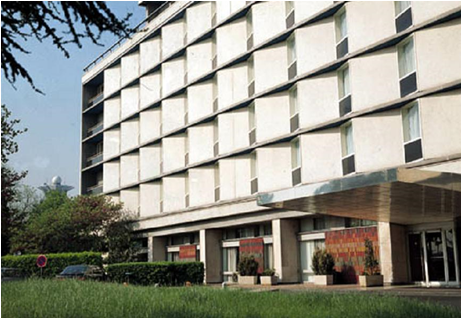
%> input picture in0996/data/predio.bmp, 461 x 318 px
$ octave q4.m   (GNU Octave 9; MATLAB toolbox functions it lacks are replaced by stand-ins)
%> lines starting %> are read from the running program, lines starting %| are printed output that depends on the picture
%% ========================================================
% [IN0996] Vis鉶 Computacional - Projeto 1
%  Quest鉶 4
%
% References:
% https://www.mathworks.com/help/images/ref/houghlines.html
%
% Aluno: Saulo Pereira (scrps@cin.ufpe.br)
% =========================================================
close all;
clear all;

%% Input data
im = im2double(rgb2gray(imread('./data/predio.bmp')));
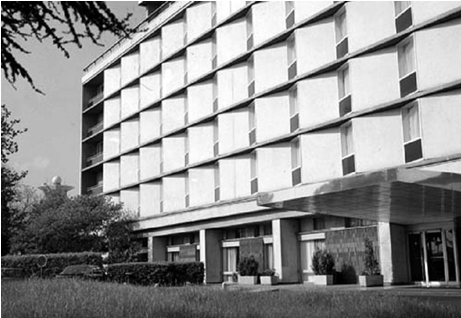
%> im: size 318x461 double; min 0, max 1, mean 0.561

%% Pre-processing (filtering and binarization)

%low pass to remove details and texture
h1 = fspecial('average', 5);
imf = conv2(im, h1);
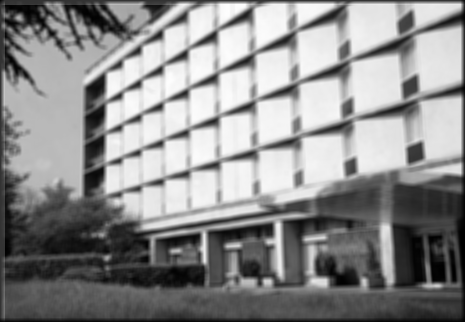
%> imf: size 322x465 double; min 0, max 0.996, mean 0.55

%% Edge detection
% Hough detector is based on voting. Non-maximum supression from Canny
% makes it suitable to work with the voting scheme.
imb = edge(imf, 'canny');
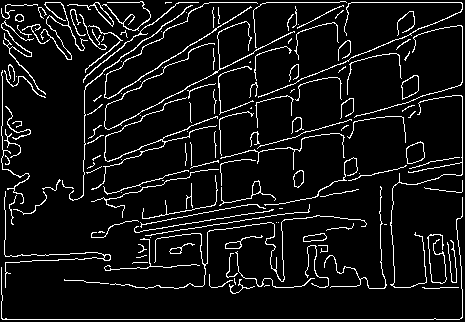
%> imb: size 322x465 logical; 8% white in thin lines or dots

% Erode to remove vertical features (optional)
% st_elem = [1 1];
% imb = imerode(imb, st_elem);

%% Line detection

[H, tta, rho] = hough(imb, 'Theta', 40:2.5:89);
%> tta = 20 values from 40 to 87.5; rho = 1131 values from -565 to 565
% figure; imshow(H, []); axis normal;
peaks = houghpeaks(H, 10);
%> peaks = [784 14; 755 12; 706 8; 806 17; 822 18; 729 10; 828 20; 686 6; 839 15]
lines = houghlines(imb, tta, rho, peaks);
%> lines = 9 lines; longest, point1 to point2 (x, y): (385, 109) to (117, 193), (349, 61) to (124, 155), (250, 8) to (108, 99), (294, 32) to (164, 100), (195, 3) to (86, 87), (283, 222) to (150, 240)

figure;
imshow(imb);
hold on;
max_len = 0;
for k = 1:length(lines)
   xy = [lines(k).point1; lines(k).point2];
   plot(xy(:,1),xy(:,2),'LineWidth',2,'Color','green');
end
%> this loop made 9 passes
%> xy on passes 1 to 9: [385 109; 117 193], [349 61; 124 155], [250 8; 108 99], [462 163; 400 174], [220 206; 115 225], [283 222; 150 240], [294 32; 164 100], [195 3; 86 87], [183 235; 143 246]
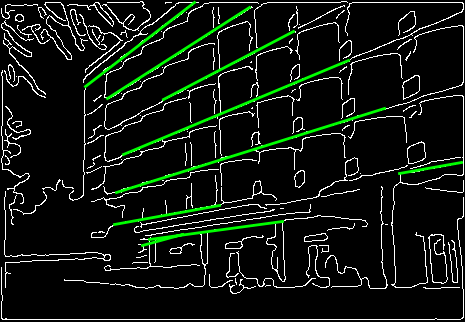
%> figure redrawn from the program's plot data

%% Information processing (heuristics/contextual information)

% Floors are expected to have the same heigth, so we want rho values
% that are evenly spaced (main filter).
% Also, due to the projective aspect of the image, the angles are expected
% to monotonically increase/decrease with the distances.
%  *For increased robustness, this could be considered.

ttas = zeros(1, length(lines));
rhos = zeros(1, length(lines));
for i = 1:length(lines)
    ttas(i) = lines(i).theta;
    rhos(i) = lines(i).rho;
end
%> this loop made 9 passes
%> after the loop, rhos = [218 189 140 240 240 256 163 120 273]; ttas = [72.5 67.5 57.5 80 80 82.5 62.5 52.5 75]

% [s_tta, idx_tta] = sort(ttas);
[s_rho, idx_rho] = sort(rhos);
%> s_rho = [120 140 163 189 218 240 240 256 273]; idx_rho = [8 3 7 2 1 4 5 6 9]
d = s_rho(2:end) - s_rho(1:end-1);
%> d = [20 23 26 29 22 0 16 17]
median_d = median(d);
%> median_d = 21

d = d( abs(d - median_d) < 0.25*median_d );
%> d = [20 23 26 22 16 17]

disp('Numero de andares =')
disp(length(d))
%| 6

$ run again, with in0996/data/objetos.bmp copied over in0996/data/predio.bmp
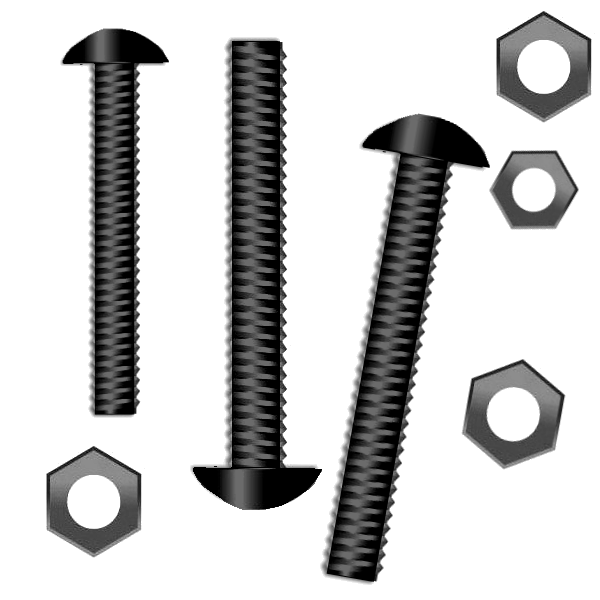
%> input picture in0996/data/objetos.bmp, 600 x 600 px
%> `imb = edge(imf, 'canny');`:
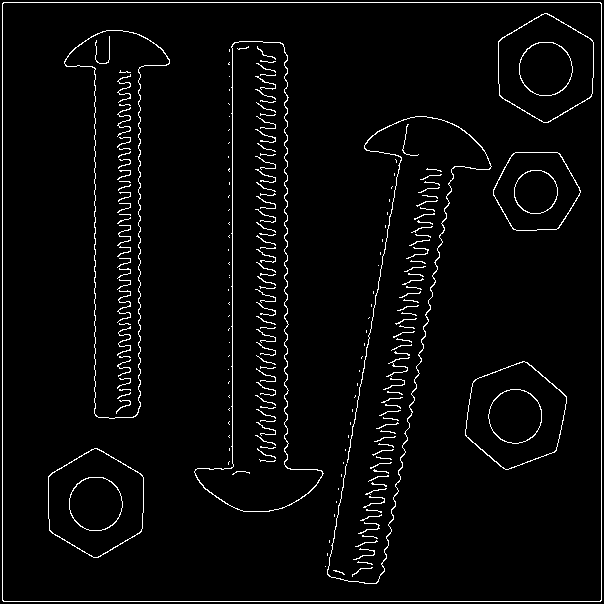
%> imb: size 604x604 logical; 3.4% white in thin lines or dots
%> tta = 20 values from 40 to 87.5; rho = 1707 values from -853 to 853
%> peaks = [1233 9; 1281 8; 1252 8; 1372 13; 1304 3; 1326 3; 1385 9; 1468 13; 1107 20; 1251 3]
%> lines = 9 lines; longest, point1 to point2 (x, y): (602, 92) to (548, 123), (602, 90) to (551, 122), (556, 452) to (509, 470), (141, 533) to (99, 558), (523, 362) to (478, 379), (411, 258) to (444, 226)
%> the loop `for k = 1:length(lines)` made 9 passes
%> xy on passes 1 to 8: [602 92; 548 123], [469 168; 434 189], [87 453; 49 477], [602 90; 551 122], [523 362; 478 379], [420 218; 451 188], [411 258; 444 226], [141 533; 99 558]
%> after the loop `for k = 1:length(lines)`:
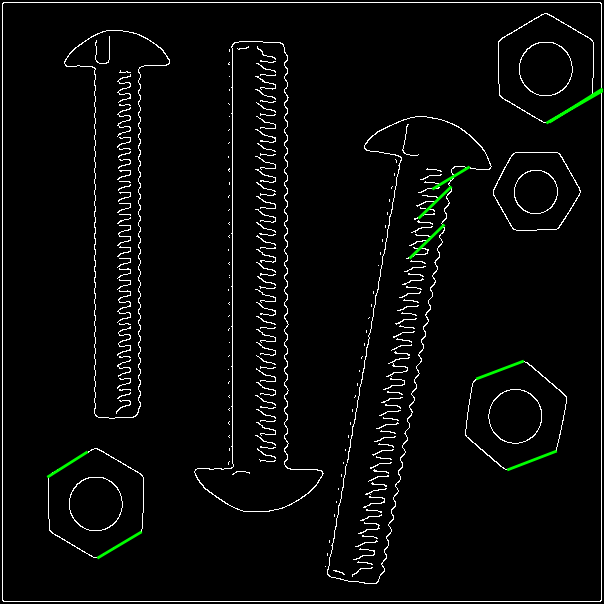
%> figure redrawn from the program's plot data
%> the loop `for i = 1:length(lines)` made 9 passes
%> after the loop `for i = 1:length(lines)`: rhos = [379 379 427 398 518 450 472 531 614]; ttas = [60 60 57.5 57.5 70 45 45 60 70]
%> s_rho = [379 379 398 427 450 472 518 531 614]; idx_rho = [1 2 4 3 6 7 5 8 9]
%> `d = s_rho(2:end) - s_rho(1:end-1);`: d = [0 19 29 23 22 46 13 83]
%> median_d = 22.5
%> `d = d( abs(d - median_d) < 0.25*median_d );`: d = [19 23 22]
%| 3
